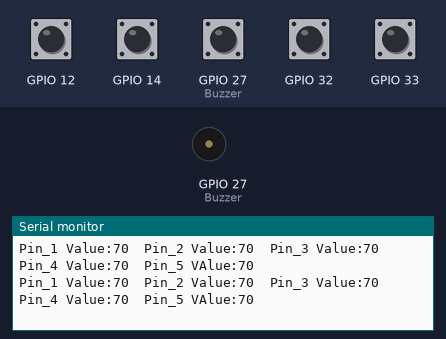
The sketch below on a simulated ESP32. Shown: buzzer (waves = sounding, pin HIGH), the last lines printed to the serial monitor. Inputs (shaded band) come from the test bench; at power-on: GPIO 12, GPIO 14, GPIO 27 (Buzzer), GPIO 32, GPIO 33 HIGH.

Above: at 3.2 s.
3.3 s: GPIO 33 pulled LOW for 0.6 s
At 4.2 s:
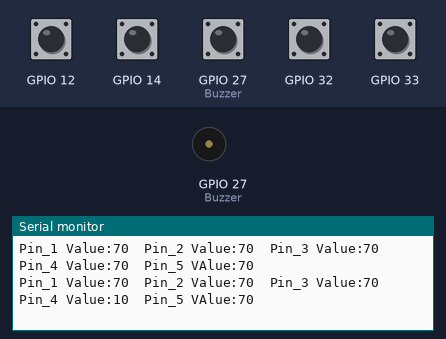
6.9 s: GPIO 12 pulled LOW for 0.6 s
At 7.8 s:
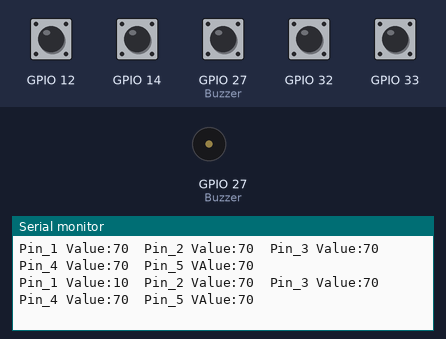
9.0 s: GPIO 14 pulled LOW for 0.6 s
At 10.0 s:
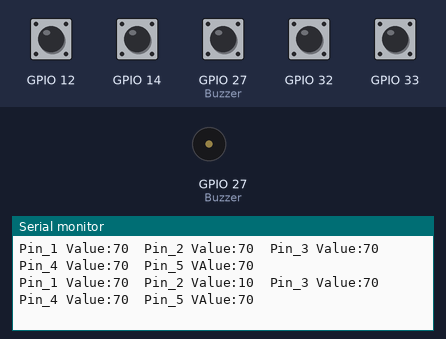
11.1 s: GPIO 27 (Buzzer) pulled LOW for 0.6 s
At 12.2 s:
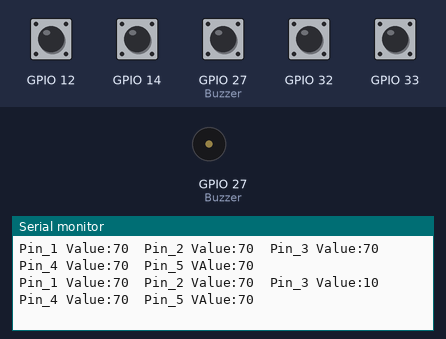
13.2 s: GPIO 32 pulled LOW for 0.6 s
At 14.1 s:
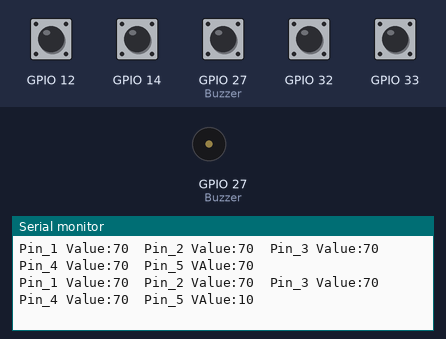

The sketch:

Project_224.ino
```cpp
#define Buzzer 27

const int VALUE_THRESHOLD = 30;

int TOUCH_Pin_1_VALUE;
int TOUCH_Pin_2_VALUE;
int TOUCH_Pin_3_VALUE;
int TOUCH_Pin_4_VALUE;
int TOUCH_Pin_5_VALUE;

void setup(){

  pinMode(Buzzer, OUTPUT);
  Serial.begin(115200);
  delay(2000);

  digitalWrite(Buzzer, LOW);
}

void loop(){

  TOUCH_Pin_1_VALUE = touchRead(T5);
  TOUCH_Pin_2_VALUE = touchRead(T6);
  TOUCH_Pin_3_VALUE = touchRead(T7);
  TOUCH_Pin_4_VALUE = touchRead(T8);
  TOUCH_Pin_5_VALUE = touchRead(T9);

  Serial.print("Pin_1 Value:");
  Serial.print(TOUCH_Pin_1_VALUE);
  Serial.print("  ");
  Serial.print("Pin_2 Value:");
  Serial.print(TOUCH_Pin_2_VALUE);
  Serial.print("  ");
  Serial.print("Pin_3 Value:");
  Serial.print(TOUCH_Pin_3_VALUE);
  Serial.print(" ");
  Serial.print("Pin_4 Value:");
  Serial.print(TOUCH_Pin_4_VALUE);
  Serial.print("  ");
  Serial.print("Pin_5 VAlue:");
  Serial.print(TOUCH_Pin_5_VALUE);
  Serial.println("  ");
  delay(500);

  if(TOUCH_Pin_1_VALUE < VALUE_THRESHOLD){
    for(int i=0; i<2; i++){
      buzzer();
    }
  }
  if(TOUCH_Pin_2_VALUE < VALUE_THRESHOLD){
     for(int i=0; i<5; i++){
      buzzer();
    }
  }
  if(TOUCH_Pin_3_VALUE < VALUE_THRESHOLD){
    for(int i=0; i<8; i++){
      buzzer();
    }
  }
  if(TOUCH_Pin_4_VALUE < VALUE_THRESHOLD){
    for(int i=0; i<12; i++){
      buzzer();
    }
  }
  if(TOUCH_Pin_5_VALUE < VALUE_THRESHOLD){
    for(int i=0; i<15; i++){
      buzzer();
    }
  }
  else{
    digitalWrite(2, LOW);
  }

}

void buzzer(){
  digitalWrite(Buzzer, HIGH);
  delay(15);
  digitalWrite(Buzzer, LOW);
  delay(15);
}
```

Measured:
- after the input at 3.3 s, the serial monitor: prints a new line after 0.20 s (image 1)
- after the input at 6.9 s, the serial monitor: prints a new line after 0.48 s (image 2)
- after the input at 9.0 s, the serial monitor: prints a new line after 0.44 s (image 3)
- after the input at 11.1 s, the serial monitor: prints a new line after 0.50 s (image 4)
- after the input at 13.2 s, the serial monitor: prints a new line after 0.14 s (image 5)
